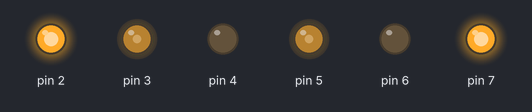
This sketch was run on a simulated Arduino Uno, built with avr-gcc and run on an emulated ATmega328P. Shown: output pins drawn as LEDs (lit = HIGH).

Above: at 0.1 s.
Timing chart, 0 to 1.6 s (numbered marks = the images above):
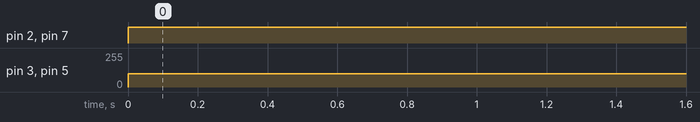

The sketch:

task2.1.ino
```cpp
// C++ code
//
void setup()
{
  pinMode(3, OUTPUT);
  pinMode(5, OUTPUT);
  pinMode(2, OUTPUT);
  pinMode(4, OUTPUT);
  pinMode(6, OUTPUT);
  pinMode(7, OUTPUT);
}

void loop()
{
  analogWrite(3, 100);
  analogWrite(5, 100);
  digitalWrite(2, HIGH);
  digitalWrite(4, LOW);
  digitalWrite(6, LOW);
  digitalWrite(7, HIGH);
  delay(10); // Delay a little bit to improve simulation performance
}
```

Measured:
- by itself, pin 2, pin 7: LOW → HIGH at 0.00 s
- by itself, pin 3, pin 5: 0/255 → 100/255 at 0.00 s
